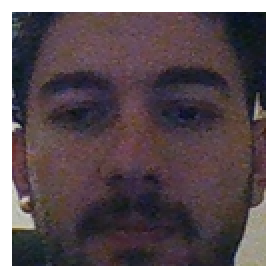
#> input picture ogrenci_verileri/ogrenci_1/Nahit.1.png, 138 x 138 px (shown 2 times larger); its folder holds only this picture in this run
$ python 'Yüz Eğitimi.py'
#> lines starting #> are read from the running program, lines starting #| are printed output that depends on the picture
#########################################
# yüz verilerinin eğitimi

import cv2
import os
import numpy as np
from PIL import Image


path = "ogrenci_"
paths = "ogrenci_verileri"


face_cascade = cv2.CascadeClassifier("haarcascade_frontalface_default.xml")

recognizer = cv2.face.LBPHFaceRecognizer_create()
# opencv nin yüz tanıyıcı fonksiyonu 2 dizi döndürür 1. si görüntüler ve 2. si görüntülerin id leri


faceSamples=[]
ids = []
def getImagesAndLabels(path_number):


#> called with path_number = 'ogrenci_1'
    imagePaths = [os.path.join(paths+"/"+path_number,f) for f in os.listdir(paths+"/"+path_number)]
    global faceSamples
    global ids

    for imagePath in imagePaths:

        PIL_img = Image.open(imagePath).convert('L') # convert it to grayscale
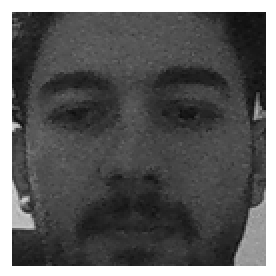
#> PIL_img: PIL image 138x138 L (shown 2 times larger); min 13, max 255, mean 92.9
        img_numpy = np.array(PIL_img,'uint8')

        id = int(os.path.split(path_number)[-1].split("_")[1])
        faces = face_cascade.detectMultiScale(img_numpy)
#> faces = [[7, 11, 119, 119]]

        for (x,y,w,h) in faces:
            faceSamples.append(img_numpy[y:y+h,x:x+w])
            ids.append(id)
#> this loop made 1 pass
#> after the loop, faceSamples = 1 item; ids = [1]

    return faceSamples,ids


countFolder = 1


while os.path.exists(paths+"/"+path + str(countFolder)):
    path_number = path + str(countFolder)
    faceSamples,ids = getImagesAndLabels(path_number)
    recognizer.train(faceSamples, np.array(ids))
    countFolder +=1
#> pass 2 of the loop `while os.path.exists(paths+"/"+path + str(countFolder)):`:
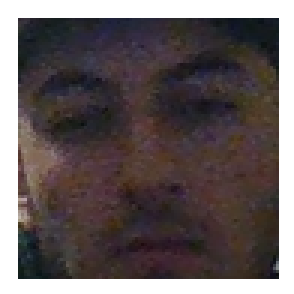
#> input picture ogrenci_verileri/ogrenci_2/Ugur.1.png, 98 x 98 px (shown 3 times larger)
#> in getImagesAndLabels (call 2), `PIL_img = Image.open(imagePath).convert('L')`:
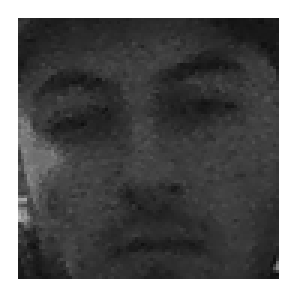
#> PIL_img: PIL image 98x98 L (shown 3 times larger); min 13, max 255, mean 95.3
#> faces = [[6, 6, 86, 86]]
#> the loop in getImagesAndLabels (call 2), `for (x,y,w,h) in faces:` made 1 pass
#> after the loop in getImagesAndLabels (call 2), `for (x,y,w,h) in faces:`: faceSamples = 2 items; ids = [1, 2]


print ("\n  Eğitim tamamlanıyor lütfen bekleyiniz ...")


# Tanıyıcımızı  trainer/trainer.yml formatında kaydettik recognizer.write raspberry pi de kullanılıyor.
recognizer.save('trainer'+"/"+'trainer'+'.yml') # recognizer.save() worked on Mac, but not on Pi

# Print the numer of faces trained and end program
print("\n  {0} adet yüz eğitildi. Çıkış yapabilirsiniz".format(len(np.unique(ids))))
#|   2 adet yüz eğitildi. Çıkış yapabilirsiniz
